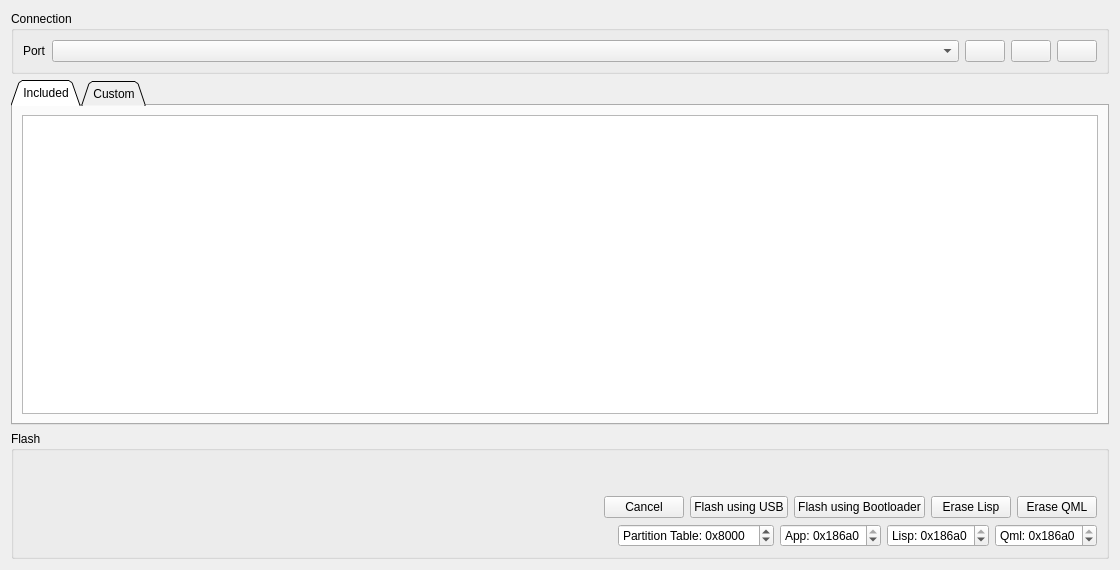
<?xml version="1.0" encoding="UTF-8"?>
<ui version="4.0">
 <class>PageEspProg</class>
 <widget class="QWidget" name="PageEspProg">
  <property name="geometry">
   <rect>
    <x>0</x>
    <y>0</y>
    <width>1120</width>
    <height>570</height>
   </rect>
  </property>
  <property name="windowTitle">
   <string>Form</string>
  </property>
  <layout class="QVBoxLayout" name="verticalLayout_2">
   <item>
    <widget class="QGroupBox" name="groupBox">
     <property name="title">
      <string>Connection</string>
     </property>
     <layout class="QVBoxLayout" name="verticalLayout">
      <item>
       <layout class="QHBoxLayout" name="horizontalLayout">
        <item>
         <widget class="QLabel" name="label_2">
          <property name="text">
           <string>Port</string>
          </property>
         </widget>
        </item>
        <item>
         <widget class="QComboBox" name="serialPortBox">
          <property name="sizePolicy">
           <sizepolicy hsizetype="MinimumExpanding" vsizetype="Fixed">
            <horstretch>0</horstretch>
            <verstretch>0</verstretch>
           </sizepolicy>
          </property>
          <property name="toolTip">
           <string>Serial port</string>
          </property>
         </widget>
        </item>
        <item>
         <widget class="QPushButton" name="serialRefreshButton">
          <property name="sizePolicy">
           <sizepolicy hsizetype="Fixed" vsizetype="Fixed">
            <horstretch>0</horstretch>
            <verstretch>0</verstretch>
           </sizepolicy>
          </property>
          <property name="toolTip">
           <string>Refresh serial port list</string>
          </property>
          <property name="text">
           <string/>
          </property>
          <property name="icon">
           <iconset resource="../res.qrc">
            <normaloff>:/res/icons/Refresh-96.png</normaloff>:/res/icons/Refresh-96.png</iconset>
          </property>
         </widget>
        </item>
        <item>
         <widget class="QPushButton" name="serialDisconnectButton">
          <property name="sizePolicy">
           <sizepolicy hsizetype="Fixed" vsizetype="Fixed">
            <horstretch>0</horstretch>
            <verstretch>0</verstretch>
           </sizepolicy>
          </property>
          <property name="toolTip">
           <string>Disconnect</string>
          </property>
          <property name="text">
           <string/>
          </property>
          <property name="icon">
           <iconset resource="../res.qrc">
            <normaloff>:/res/icons/Disconnected-96.png</normaloff>:/res/icons/Disconnected-96.png</iconset>
          </property>
         </widget>
        </item>
        <item>
         <widget class="QPushButton" name="serialConnectButton">
          <property name="sizePolicy">
           <sizepolicy hsizetype="Fixed" vsizetype="Fixed">
            <horstretch>0</horstretch>
            <verstretch>0</verstretch>
           </sizepolicy>
          </property>
          <property name="toolTip">
           <string>Connect</string>
          </property>
          <property name="text">
           <string/>
          </property>
          <property name="icon">
           <iconset resource="../res.qrc">
            <normaloff>:/res/icons/Connected-96.png</normaloff>:/res/icons/Connected-96.png</iconset>
          </property>
         </widget>
        </item>
       </layout>
      </item>
     </layout>
    </widget>
   </item>
   <item>
    <widget class="QTabWidget" name="tabWidget">
     <property name="tabShape">
      <enum>QTabWidget::TabShape::Triangular</enum>
     </property>
     <property name="currentIndex">
      <number>0</number>
     </property>
     <widget class="QWidget" name="tab">
      <attribute name="title">
       <string>Included</string>
      </attribute>
      <layout class="QVBoxLayout" name="verticalLayout_5">
       <item>
        <widget class="QListWidget" name="fwList">
         <property name="selectionBehavior">
          <enum>QAbstractItemView::SelectionBehavior::SelectRows</enum>
         </property>
        </widget>
       </item>
      </layout>
     </widget>
     <widget class="QWidget" name="tab_2">
      <attribute name="title">
       <string>Custom</string>
      </attribute>
      <layout class="QVBoxLayout" name="verticalLayout_3" stretch="0,1">
       <item>
        <layout class="QGridLayout" name="gridLayout">
         <item row="0" column="0">
          <widget class="QLabel" name="label">
           <property name="text">
            <string>Bootloader</string>
           </property>
          </widget>
         </item>
         <item row="0" column="1">
          <widget class="QLineEdit" name="blEdit"/>
         </item>
         <item row="0" column="2">
          <widget class="QPushButton" name="blChooseButton">
           <property name="sizePolicy">
            <sizepolicy hsizetype="Fixed" vsizetype="Fixed">
             <horstretch>0</horstretch>
             <verstretch>0</verstretch>
            </sizepolicy>
           </property>
           <property name="toolTip">
            <string>Choose file...</string>
           </property>
           <property name="text">
            <string/>
           </property>
           <property name="icon">
            <iconset resource="../res.qrc">
             <normaloff>:/res/icons/Open Folder-96.png</normaloff>:/res/icons/Open Folder-96.png</iconset>
           </property>
          </widget>
         </item>
         <item row="1" column="0">
          <widget class="QLabel" name="label_3">
           <property name="text">
            <string>Partition Table</string>
           </property>
          </widget>
         </item>
         <item row="1" column="1">
          <widget class="QLineEdit" name="partEdit"/>
         </item>
         <item row="1" column="2">
          <widget class="QPushButton" name="partChooseButton">
           <property name="sizePolicy">
            <sizepolicy hsizetype="Fixed" vsizetype="Fixed">
             <horstretch>0</horstretch>
             <verstretch>0</verstretch>
            </sizepolicy>
           </property>
           <property name="toolTip">
            <string>Choose file...</string>
           </property>
           <property name="text">
            <string/>
           </property>
           <property name="icon">
            <iconset resource="../res.qrc">
             <normaloff>:/res/icons/Open Folder-96.png</normaloff>:/res/icons/Open Folder-96.png</iconset>
           </property>
          </widget>
         </item>
         <item row="2" column="0">
          <widget class="QLabel" name="label_4">
           <property name="text">
            <string>Application</string>
           </property>
          </widget>
         </item>
         <item row="2" column="1">
          <widget class="QLineEdit" name="appEdit"/>
         </item>
         <item row="2" column="2">
          <widget class="QPushButton" name="appChooseButton">
           <property name="sizePolicy">
            <sizepolicy hsizetype="Fixed" vsizetype="Fixed">
             <horstretch>0</horstretch>
             <verstretch>0</verstretch>
            </sizepolicy>
           </property>
           <property name="toolTip">
            <string>Choose file...</string>
           </property>
           <property name="text">
            <string/>
           </property>
           <property name="icon">
            <iconset resource="../res.qrc">
             <normaloff>:/res/icons/Open Folder-96.png</normaloff>:/res/icons/Open Folder-96.png</iconset>
           </property>
          </widget>
         </item>
        </layout>
       </item>
       <item>
        <spacer name="verticalSpacer">
         <property name="orientation">
          <enum>Qt::Orientation::Vertical</enum>
         </property>
         <property name="sizeHint" stdset="0">
          <size>
           <width>20</width>
           <height>148</height>
          </size>
         </property>
        </spacer>
       </item>
      </layout>
     </widget>
    </widget>
   </item>
   <item>
    <widget class="QGroupBox" name="groupBox_2">
     <property name="title">
      <string>Flash</string>
     </property>
     <layout class="QVBoxLayout" name="verticalLayout_4">
      <item>
       <widget class="DisplayPercentage" name="progWidget" native="true">
        <property name="sizePolicy">
         <sizepolicy hsizetype="MinimumExpanding" vsizetype="Preferred">
          <horstretch>0</horstretch>
          <verstretch>0</verstretch>
         </sizepolicy>
        </property>
        <property name="minimumSize">
         <size>
          <width>0</width>
          <height>30</height>
         </size>
        </property>
       </widget>
      </item>
      <item>
       <layout class="QHBoxLayout" name="horizontalLayout_2">
        <item>
         <spacer name="horizontalSpacer_2">
          <property name="orientation">
           <enum>Qt::Orientation::Horizontal</enum>
          </property>
          <property name="sizeHint" stdset="0">
           <size>
            <width>40</width>
            <height>20</height>
           </size>
          </property>
         </spacer>
        </item>
        <item>
         <widget class="QPushButton" name="cancelButton">
          <property name="text">
           <string>Cancel</string>
          </property>
         </widget>
        </item>
        <item>
         <widget class="QPushButton" name="flashButton">
          <property name="text">
           <string>Flash using USB</string>
          </property>
          <property name="icon">
           <iconset resource="../res.qrc">
            <normaloff>:/res/icons/Download-96.png</normaloff>:/res/icons/Download-96.png</iconset>
          </property>
         </widget>
        </item>
        <item>
         <widget class="QPushButton" name="flashBlButton">
          <property name="toolTip">
           <string>Flash using the bootloader. Requires that the vesc-firmware alredy is present.</string>
          </property>
          <property name="text">
           <string>Flash using Bootloader</string>
          </property>
         </widget>
        </item>
        <item>
         <widget class="QPushButton" name="eraseLispButton">
          <property name="text">
           <string>Erase Lisp</string>
          </property>
         </widget>
        </item>
        <item>
         <widget class="QPushButton" name="eraseQmlButton">
          <property name="text">
           <string>Erase QML</string>
          </property>
         </widget>
        </item>
       </layout>
      </item>
      <item>
       <layout class="QHBoxLayout" name="horizontalLayout_3">
        <item>
         <spacer name="horizontalSpacer">
          <property name="orientation">
           <enum>Qt::Orientation::Horizontal</enum>
          </property>
          <property name="sizeHint" stdset="0">
           <size>
            <width>40</width>
            <height>20</height>
           </size>
          </property>
         </spacer>
        </item>
        <item>
         <widget class="QSpinBox" name="partOffsetBox">
          <property name="prefix">
           <string>Partition Table: 0x</string>
          </property>
          <property name="maximum">
           <number>9999999</number>
          </property>
          <property name="value">
           <number>32768</number>
          </property>
          <property name="displayIntegerBase">
           <number>16</number>
          </property>
         </widget>
        </item>
        <item>
         <widget class="QSpinBox" name="appOffsetBox">
          <property name="prefix">
           <string>App: 0x</string>
          </property>
          <property name="maximum">
           <number>9999999</number>
          </property>
          <property name="value">
           <number>131072</number>
          </property>
          <property name="displayIntegerBase">
           <number>16</number>
          </property>
         </widget>
        </item>
        <item>
         <widget class="QSpinBox" name="lispOffsetBox">
          <property name="prefix">
           <string>Lisp: 0x</string>
          </property>
          <property name="maximum">
           <number>9999999</number>
          </property>
          <property name="value">
           <number>3407872</number>
          </property>
          <property name="displayIntegerBase">
           <number>16</number>
          </property>
         </widget>
        </item>
        <item>
         <widget class="QSpinBox" name="qmlOffsetBox">
          <property name="prefix">
           <string>Qml: 0x</string>
          </property>
          <property name="maximum">
           <number>9999999</number>
          </property>
          <property name="value">
           <number>3932160</number>
          </property>
          <property name="displayIntegerBase">
           <number>16</number>
          </property>
         </widget>
        </item>
       </layout>
      </item>
     </layout>
    </widget>
   </item>
  </layout>
 </widget>
 <customwidgets>
  <customwidget>
   <class>DisplayPercentage</class>
   <extends>QWidget</extends>
   <header>widgets/displaypercentage.h</header>
   <container>1</container>
  </customwidget>
 </customwidgets>
 <resources>
  <include location="../res.qrc"/>
 </resources>
 <connections/>
</ui>
